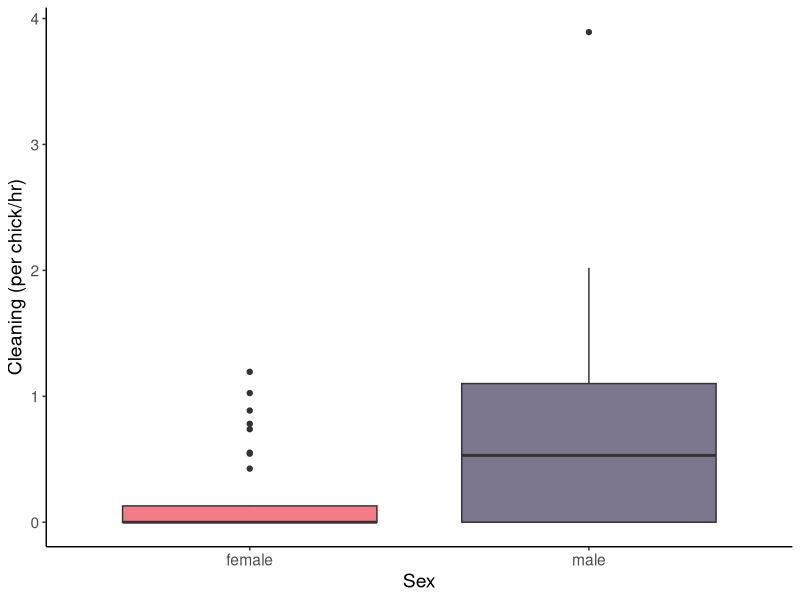
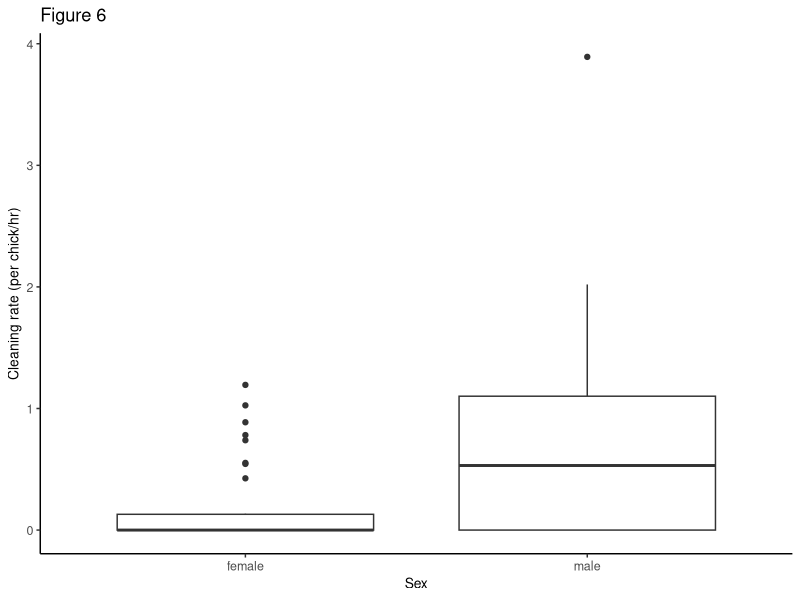

The R script that drew these images, in order: (Note: this script raises an error after producing the figures.)
# libraries ---------------------------------------------------------------

library(tidyverse)
library(reshape2)

# data --------------------------------------------------------------------

bbyvid <- 
  read.csv("clean_data/behaviors.csv", stringsAsFactors = FALSE) %>%
  as_tibble() %>%
  select(-X) %>%
  # Set all NAs to zero
  mutate(
    cleaning_nest =
      ifelse(is.na(cleaning_nest), 0, cleaning_nest))

# script ------------------------------------------------------------------

# Cleaning
bbyvid <-
  bbyvid %>%
  mutate(
    cleaning_rate = (cleaning_nest/usable_video)*60,
    cleaning_rate_perchk = cleaning_rate/peeped_chick_count)

cleaning_male <- bbyvid %>% filter(sex == "male")
cleaning_female <- bbyvid %>% filter(sex == "female")

shapiro.test(cleaning_male$cleaning_rate_perchk) #not normal
shapiro.test(cleaning_female$cleaning_rate_perchk) #not normal

cleaning_test <- 
  wilcox.test(cleaning_female$cleaning_rate_perchk, 
              cleaning_male$cleaning_rate_perchk, 
              paired = TRUE, 
              exact = FALSE, 
              alternative = c("two.sided"), 
              conf.level = 0.95)
cleaning_test

zstat <- qnorm(cleaning_test$p.value/2)
zstat


# plot --------------------------------------------------------------------

colors_sex <- c("female" = "#F47C89", "male" = "#7b758e")

# Signficiant cleaning by sex (color)
ggplot(
  bbyvid, aes(x = sex, y = cleaning_rate_perchk, fill = sex)) + 
  geom_boxplot() + 
  labs(x = "Sex", 
       y = "Cleaning (per chick/hr)") +
  scale_fill_manual(values = colors_sex) +
  theme_classic() +
  theme(axis.title.x = element_text(size=14), 
        axis.title.y = element_text(size=14),
        legend.text = element_text(size=10),
        text = element_text(size=14),
        legend.position = "none") 

# B&W cleaning 
ggplot(
  bbyvid, 
  aes(x = sex, y = cleaning_rate_perchk, fill = NULL)) + 
  geom_boxplot() + 
  labs(x = "Sex", 
       y = "Cleaning rate (per chick/hr)",
       title = "Figure 6") +
  scale_fill_grey(start = 0.6, end = 0.3) +
  theme_classic() +
  theme(axis.title.x = element_text(size = 10), 
        axis.title.y = element_text(size = 10),
        axis.text.y = element_text(size = 9),
        axis.text.x = element_text(size = 9),
        legend.text = element_text(size = 10),
        legend.title = element_text(size = 10),
        legend.position = "none") +
  ggsave(
  file = "cleaning_fig.pdf",
  path ="plots/bw/",
  width = 3.5,
  height = 3,
  units = "in",
  dpi = 600)
